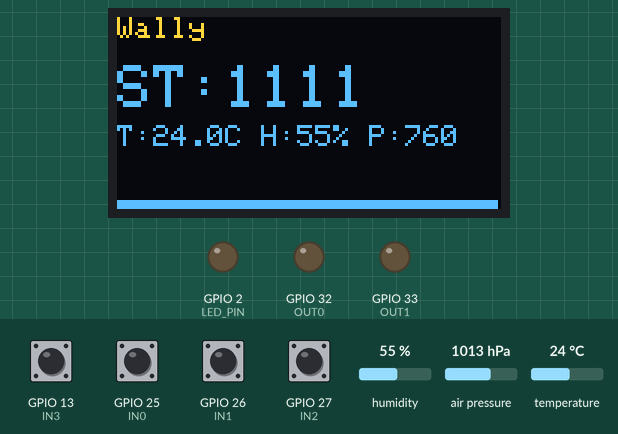
Simulated run of this sketch. Board: ESP32. Parts: 128×64 one-colour display, output pins drawn as LEDs (lit = HIGH). The test bench sets the inputs (shaded band); at power-on: GPIO 13 (IN3), GPIO 25 (IN0), GPIO 26 (IN1), GPIO 27 (IN2) HIGH, humidity 55 %, air pressure 1013 hPa, temperature 24 °C. The OLED is the two-colour kind (top 16 rows yellow); WiFi joins after 1.5 s; servers stay silent unless stated; web services answer with replies made up by the test bench; what the sketch prints to the serial monitor is not drawn.

Above: at 5.2 s.
5.3 s: GPIO 13 (IN3) pulled LOW for 1 s
At 8.2 s:
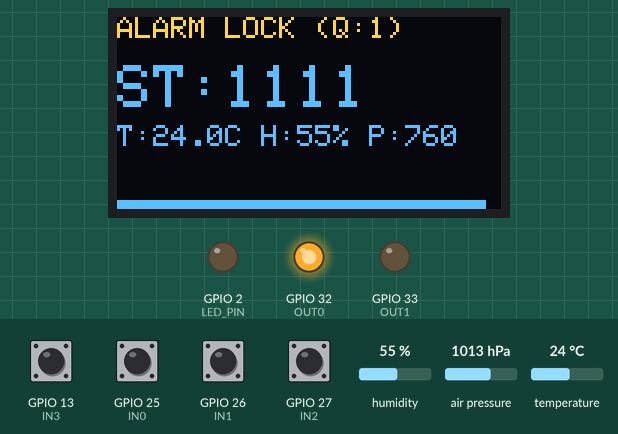
8.9 s: GPIO 25 (IN0) pulled LOW for 1 s
At 11.2 s:
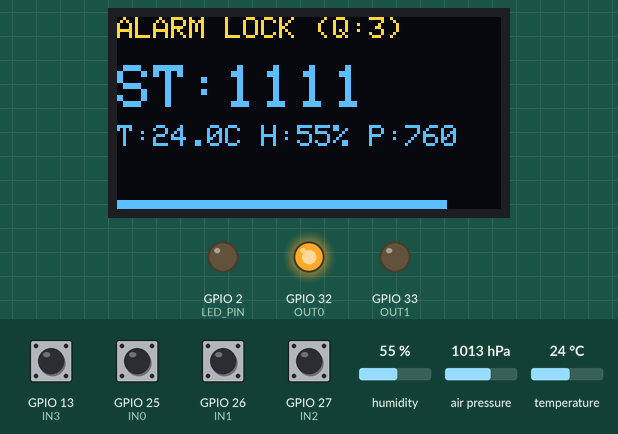
11.4 s: GPIO 26 (IN1) pulled LOW for 1 s
At 13.8 s:
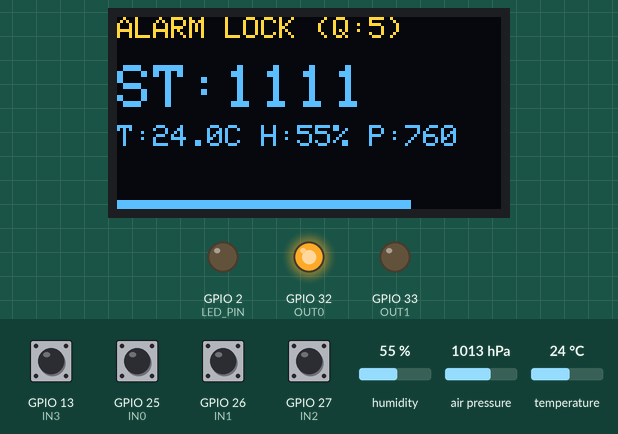
13.9 s: GPIO 27 (IN2) pulled LOW for 1 s
At 16.2 s:
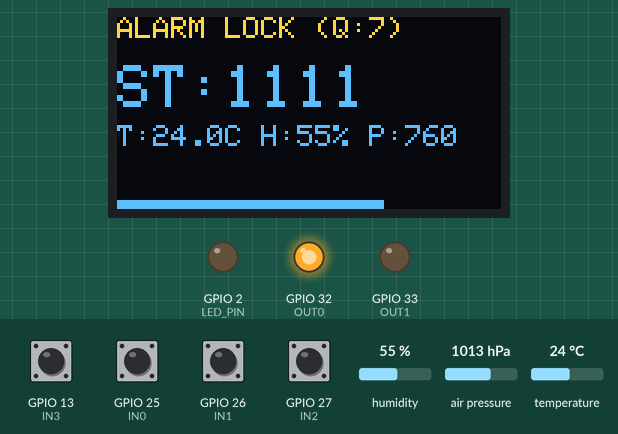
16.4 s: GPIO 13 (IN3) pulled LOW for 1 s
At 18.8 s:
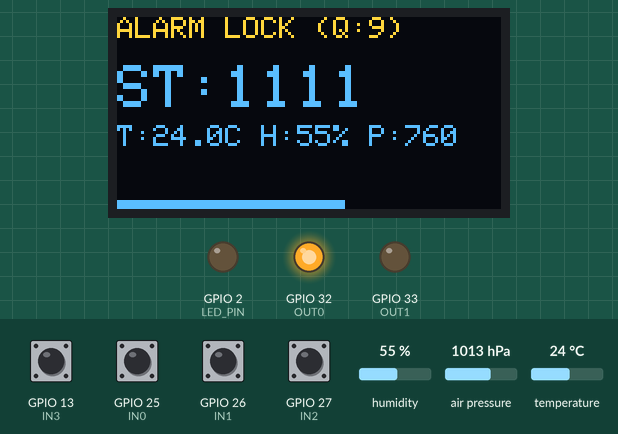
18.9 s: GPIO 25 (IN0) pulled LOW for 1 s
At 20.8 s:
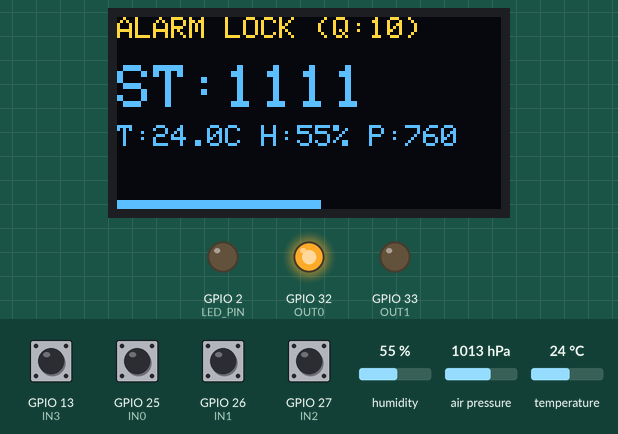
Timing chart, 0 to 22.3 s (numbered marks = the images above; inputs shaded):
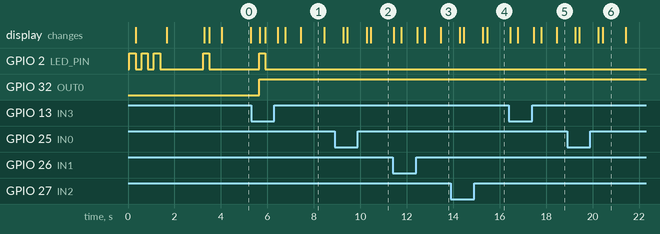

Measured:
- after the input at 5.3 s, GPIO 2 (LED_PIN): LOW → HIGH after 0.35 s, → LOW 0.25 s later; GPIO 32 (OUT0): LOW → HIGH after 0.35 s; the display: first changes after 0.38 s (image 1 shows a later state)

The sketch:

ESP32_thingspeak_input4.ino
```cpp
//1) Антидребезг (0.3 сек): Состояние каждого входа считается изменившимся, только если оно
//2) стабильно удерживается в новом положении более 300 мс.
//3) Мгновенная реакция: Как только обнаружено стабильное изменение, плата мгновенно включает OUT0,
//ставит статус в очередь на отправку и выводит информацию на экран.
//4) Блокировка на 30 сек: После фиксации изменения включается таймер блокировки на 30 секунд.
//Очередь событий: Если во время этих 30 секунд (пока горит OUT0 и идет отсчет) другие входы
//изменят свое состояние, система зафиксирует это изменение, сформирует новую строку состояния
//и поставит её в очередь (массив). Текущие 30 секунд не прерываются. Как только они истекут,
//плата сразу отправит следующее событие из очереди и запустит новые 30 секунд.
//5) Обычный режим: Если очередь пуста и тревог нет, каждые 300 секунд отправляется текущее базовое состояние.
//6) добавлен AHT20 + BMP280
#include <WiFi.h>
#include <HTTPClient.h>
#include <Wire.h>
#include <Adafruit_GFX.h>
#include <Adafruit_SSD1306.h>
#include <Adafruit_AHTX0.h>
#include <Adafruit_BMP280.h>

#define SCREEN_WIDTH 128
#define SCREEN_HEIGHT 64
#define OLED_RESET    -1
#define SCREEN_ADDRESS 0x3C
Adafruit_SSD1306 display(SCREEN_WIDTH, SCREEN_HEIGHT, &Wire, OLED_RESET);

// Датчики климата
Adafruit_AHTX0 aht;
Adafruit_BMP280 bmp;
bool isSensorAvailable = false;

#define LED_PIN 2
#define IN0 25
#define IN1 26
#define IN2 27
#define IN3 13

#define OUT0 32
#define OUT1 33

const char* ssid = "Wally";
const char* password = "23051976";
const String serverName = "http://api.thingspeak.com/update";
const String apiKey = "ssc48jt2fzxhxorj";

// --- Параметры алгоритма ---
const unsigned long DEBOUNCE_DELAY = 300;        // 0.3 секунды фильтр дребезга
const unsigned long ALARM_LOCK_TIME = 30000;     // 30 секунд блокировки отправки
const unsigned long NORMAL_REPORT_TIME = 300000; // 300 секунд обычный период

// --- Переменные для антидребезга ---
const int numInputs = 4;
const int inputPins[numInputs] = {IN0, IN1, IN2, IN3};
int lastSteadyStates[numInputs] = {HIGH, HIGH, HIGH, HIGH};
int lastDebounceStates[numInputs] = {HIGH, HIGH, HIGH, HIGH};
unsigned long lastDebounceTimes[numInputs] = {0, 0, 0, 0};

// --- Переменные состояний и таймеров ---
String globalCurrentStatus = "1111";
unsigned long lastNormalSendTime = 0;
unsigned long alarmStartTime = 0;
bool isAlarmLocked = false;

// --- Климатические переменные ---
float sensorTemp = 0.0;
float sensorHum = 0.0;
float sensorPress = 0.0;

// --- Очередь сообщений ---
#define QUEUE_MAX_SIZE 10
String alarmQueue[QUEUE_MAX_SIZE];
int queueCount = 0;

// Функция добавления события в очередь
void enqueueAlarm(String status) {
  if (queueCount < QUEUE_MAX_SIZE) {
    alarmQueue[queueCount] = status;
    queueCount++;
    Serial.println("Added to queue: " + status + " (Queue size: " + String(queueCount) + ")");
  } else {
    Serial.println("Queue overflow! Event lost.");
  }
}

// Функция получения события из очереди
String dequeueAlarm() {
  if (queueCount == 0) return "";
  String nextStatus = alarmQueue[0];
  for (int i = 0; i < queueCount - 1; i++) {
    alarmQueue[i] = alarmQueue[i + 1];
  }
  queueCount--;
  return nextStatus;
}

// Чтение физических пинов прямо сейчас (без фильтра)
String readRawInputs() {
  return String(digitalRead(IN0)) + String(digitalRead(IN1)) + String(digitalRead(IN2)) + String(digitalRead(IN3));
}

// Вывод на дисплей (включая строку климата или ошибку датчика)
void showMessage(String title, String status, int progressSeconds = -1, int maxPeriod = 300) {
  display.clearDisplay();
  display.setTextSize(1);
  display.setTextColor(SSD1306_WHITE);
  display.setCursor(0, 0);
  display.println(title);

  display.setCursor(0, 16);
  display.setTextSize(2);
  display.println(status);

  // Дополнительная строка для отображения климата ниже ST:xxxx
  display.setCursor(0, 36);
  display.setTextSize(1);
  if (!isSensorAvailable) {
    display.println("NO BMP280");
  } else {
    display.print("T:"); display.print(sensorTemp, 1);
    display.print("C H:"); display.print(sensorHum, 0);
    display.print("% P:"); display.print(sensorPress, 0);
  }

  if (progressSeconds >= 0 && maxPeriod > 0) {
    int barWidth = map(progressSeconds, 0, maxPeriod, 0, SCREEN_WIDTH);
    if (barWidth > SCREEN_WIDTH) barWidth = SCREEN_WIDTH;
    display.fillRect(0, SCREEN_HEIGHT - 3, barWidth, 3, SSD1306_WHITE);
  }
  display.display();
}

// Отправка данных на ThingSpeak
void sendDataToServer(String payload) {
  if (WiFi.status() == WL_CONNECTED) {
    HTTPClient http;
    String url = serverName + "?api_key=" + apiKey + "&field1=" + payload;

    // Если это обычный 300-сек отчет (длина строки 4 символа, например "1111") и датчик работает
    if (payload.length() == 4 && isSensorAvailable) {
      url += "&field2=" + String(sensorTemp, 2);
      url += "&field3=" + String(sensorPress, 2);
      url += "&field4=" + String(sensorHum, 2);
    }

    Serial.println("Sending request: " + url);
    digitalWrite(LED_PIN, HIGH);
    showMessage("Sending to Cloud", "ST=" + payload, -1);

    http.begin(url);
    int httpResponseCode = http.GET();

    if (httpResponseCode == 200) {
      Serial.println("HTTP Response: 200 (OK)");
      showMessage("Server Response", "RX OK", -1);
    } else {
      Serial.println("HTTP Error code: " + String(httpResponseCode));
      showMessage("Server Error", "RX ERR", -1);
    }
    digitalWrite(LED_PIN, LOW);
    delay(500); // Короткая пауза для индикации на экране
    http.end();
  } else {
    Serial.println("WiFi Disconnected. Cannot send data.");
  }
}

void setup() {
  Serial.begin(115200);

  pinMode(LED_PIN, OUTPUT);
  digitalWrite(LED_PIN, LOW);
  pinMode(OUT0, OUTPUT);
  pinMode(OUT1, OUTPUT);
  digitalWrite(OUT0, LOW);
  digitalWrite(OUT1, LOW);

  for (int i = 0; i < numInputs; i++) {
    pinMode(inputPins[i], INPUT_PULLUP);
    int startVal = digitalRead(inputPins[i]);
    lastSteadyStates[i] = startVal;
    lastDebounceStates[i] = startVal;
  }

  globalCurrentStatus = readRawInputs();

  if(!display.begin(SSD1306_SWITCHCAPVCC, SCREEN_ADDRESS)) {
    Serial.println(F("OLED init failed"));
    for(;;);
  }
  display.clearDisplay();
  display.display();

  // Инициализация датчиков AHT20 и BMP280 (0x76 — стандартный адрес модуля)
  if (aht.begin() && bmp.begin(0x77)) {
    isSensorAvailable = true;
    Serial.println("AHT20+BMP280 detected successfully.");
  } else {
    isSensorAvailable = false;
    Serial.println("AHT20+BMP280 NOT found!");
  }

  WiFi.begin(ssid, password);
  Serial.print("Connecting to WiFi");

  while (WiFi.status() != WL_CONNECTED) {
    digitalWrite(LED_PIN, HIGH);
    delay(250);
    Serial.print(".");
    showMessage("WiFi Connecting...", "...", -1);
    digitalWrite(LED_PIN, LOW);
    delay(250);
  }

  Serial.println("\nConnected!");
  showMessage(String(ssid), "connected", -1);
  delay(1500);

  // Первый опрос датчиков перед стартовой отправкой
  if (isSensorAvailable) {
    sensors_event_t humidity, temp;
    aht.getEvent(&humidity, &temp);
    sensorTemp = bmp.readTemperature();
    sensorHum = humidity.relative_humidity;
    sensorPress = bmp.readPressure() * 0.00750062; // Конвертация Паскалей в мм рт. ст.
  }

  lastNormalSendTime = millis();
  // Первая отправка при запуске (включая климат)
  sendDataToServer(globalCurrentStatus);
}

void loop() {
  // Проверка связи Wi-Fi
  if (WiFi.status() != WL_CONNECTED) {
    Serial.println("WiFi Disconnected. Reconnecting...");
    showMessage("WiFi Error", "RECONN", -1);
    digitalWrite(LED_PIN, HIGH);
    delay(500);
    digitalWrite(LED_PIN, LOW);
    delay(2000);
    return;
  }

  unsigned long currentMillis = millis();
  bool stateChangedEvent = false;

  // --- 1) ФИЛЬТР ДРЕБЕЗГА КОНТАКТОВ (0.3 СЕКУНДЫ) ---
  for (int i = 0; i < numInputs; i++) {
    int rawReading = digitalRead(inputPins[i]);

    if (rawReading != lastDebounceStates[i]) {
      lastDebounceTimes[i] = currentMillis;
      lastDebounceStates[i] = rawReading;
    }

    if ((currentMillis - lastDebounceTimes[i]) >= DEBOUNCE_DELAY) {
      if (rawReading != lastSteadyStates[i]) {
        lastSteadyStates[i] = rawReading;
        stateChangedEvent = true;
      }
    }
  }

  // Обновляем строковое представление текущего устойчивого состояния
  if (stateChangedEvent) {
    String newStatus = "";
    for (int i = 0; i < numInputs; i++) {
      newStatus += String(lastSteadyStates[i]);
    }
    globalCurrentStatus = newStatus;

    // Сразу ставим новое тревожное состояние "1xxxx" в очередь
    enqueueAlarm("1" + globalCurrentStatus);
  }

  // --- 2) УПРАВЛЕНИЕ РЕЖИМОМ ТРЕВОГИ И ОЧЕРЕДЬЮ ---
  if (isAlarmLocked) {
    long remainingLockTime = ALARM_LOCK_TIME - (currentMillis - alarmStartTime);

    if (remainingLockTime <= 0) {
      isAlarmLocked = false;
      digitalWrite(OUT0, LOW);
      Serial.println("30s Lock ended. OUT0 turned OFF.");
    } else {
      int secondsLeft = (remainingLockTime / 1000) + 1;
      String titleText = "ALARM LOCK (Q:" + String(queueCount) + ")";
      showMessage(titleText, "ST:" + globalCurrentStatus, secondsLeft, 30);
    }
  }

  // Если система не заблокирована таймером и в очереди есть данные — отправляем мгновенно
  if (!isAlarmLocked && queueCount > 0) {
    String nextAlarmMessage = dequeueAlarm();

    digitalWrite(OUT0, HIGH);
    sendDataToServer(nextAlarmMessage); // Отправка без прикрепления климата (длина строки 5 символов)

    alarmStartTime = millis();
    isAlarmLocked = true;
    lastNormalSendTime = millis();
  }

  // --- 3) ОБЫЧНЫЙ РЕЖИМ ОТПРАВКИ (ФОРМАТ "xxxx" РАЗ В 300 СЕК) ---
  if (!isAlarmLocked && queueCount == 0) {
    long remainingNormalTime = NORMAL_REPORT_TIME - (currentMillis - lastNormalSendTime);

    if (remainingNormalTime <= 0) {
      // Опрос датчиков строго в начале нового цикла ожидания (перед отправкой)
      if (isSensorAvailable) {
        sensors_event_t humidity, temp;
        aht.getEvent(&humidity, &temp);
        sensorTemp = bmp.readTemperature();
        sensorHum = humidity.relative_humidity;
        sensorPress = bmp.readPressure() * 0.00750062; // В мм рт. ст.
      }

      sendDataToServer(globalCurrentStatus);
      lastNormalSendTime = millis();
    } else {
      int normalSecondsLeft = remainingNormalTime / 1000;
      showMessage(String(ssid), "ST:" + globalCurrentStatus, normalSecondsLeft, 300);
    }
  }

  delay(10);
}
```
